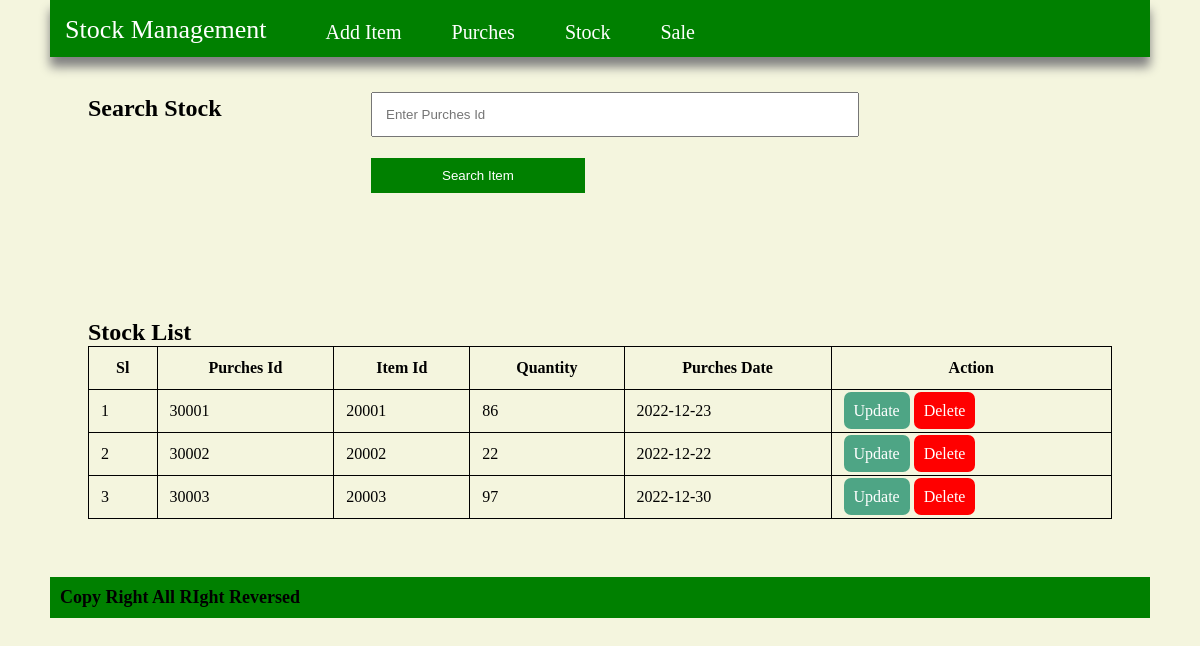
The page /stock.php on the database its author committed.
### tables this page shows
CREATE TABLE `purches` (
  `purches_id` int(200) NOT NULL,
  `item_id` varchar(200) NOT NULL,
  `quantity` varchar(200) NOT NULL,
  `purches_date` varchar(200) NOT NULL
);

### stock.php (the view, shortened to what this page needs)
<?php
include 'databaseFile/dbContext.php';
 ?>
<?php include'header.php'; ?>
	<div class="body">
		<div class="form_body">
			<h2>Search Stock</h2>
			<form action="" method="POST">
					<div class="form_field">
						<div id="search" class="input_group">
							<input id="search" type="text" name="purches_id" placeholder="Enter Purches Id">
							<input type="submit" name="searchbtn" value="Search Item">
						</div>
					</div>
			</form>
			<div class="itemlist">
				<h2>Stock List</h2>
				<div class="item-data">
					<table>
						<thead>
							<tr>
								<th>Sl</th>
								<th>Purches Id</th>
								<th>Item Id</th>
								<th>Quantity</th>
								<th>Purches Date</th>
								<th>Action</th>
							</tr>
						</thead>
						<tbody>
						<?php
	                          $sql2  = "SELECT * from purches";
	                            $i = 0;
	                            $result1 = mysqli_query($db, $sql2);
	                              while ($row = mysqli_fetch_array($result1)) {
	                              $i++;
	                          ?>
	                       <tr>
	                          <td ><?php echo $i ?></td>
	                          <td ><?php echo $row['purches_id']; ?></td>
	                          <td ><?php echo $row['item_id']; ?></td>
	                          <td ><?php echo $row['quantity']; ?></td>
	                          <td ><?php echo $row['purches_date']; ?></td>
	                          <td>
	                          	<a id="editbutton" href="update-purches.php?edit=<?php echo $row['purches_id']; ?>">Update</a>
	                          	<a id="deletebutton" href="stock.php?delete=<?php echo $row['purches_id']; ?>">Delete</a>
	                          </td>
	                          <?php } ?>
		                    </tr>
						</tbody>
					</table>
				</div>
			</div>
		</div>
	</div>
	<div class="footer">
		<h2>Copy Right All RIght Reversed</h2>
	</div>
	</div>
</body>
</html>

### css/style.css (style rules this page uses)
* { margin: 0;padding: 0; }
body { background-color: #f4f5de; }
.form_body { padding: 38px; min-height: 399px; }
.form_field { width: 458px; margin: 0 auto; }
input[type="text"] { width: 100%; padding: 13px; margin-bottom: 21px; }
input[type="submit"] { padding: 10px 71px; background: green; border: 0px; cursor: pointer; color: white; }
#search { margin-top: -17px; }
.itemlist h2 { margin-top: 95px; }
.itemlist table { width: 100%; border-collapse: collapse; }
.itemlist table, td, th { border: 1px solid; padding: 12px; }
a#editbutton { background: #00805cad; padding: 10px; color: white; text-decoration: none; border-radius: 7px; }
a#deletebutton { background: red; padding: 10px; color: white; text-decoration: none; border-radius: 7px; }
.searchItemList table td, th { border: 1px solid; padding: 12px; }
.footer { background: green; padding: 10px; margin-top: 20px; font-size: 12px; }

### rows shown on the page
purches: purches_id "30001", item "20001", quantity "86", purches_date "2022-12-23"
purches: purches_id "30002", item "20002", quantity "22", purches_date "2022-12-22"
purches: purches_id "30003", item "20003", quantity "97", purches_date "2022-12-30"
